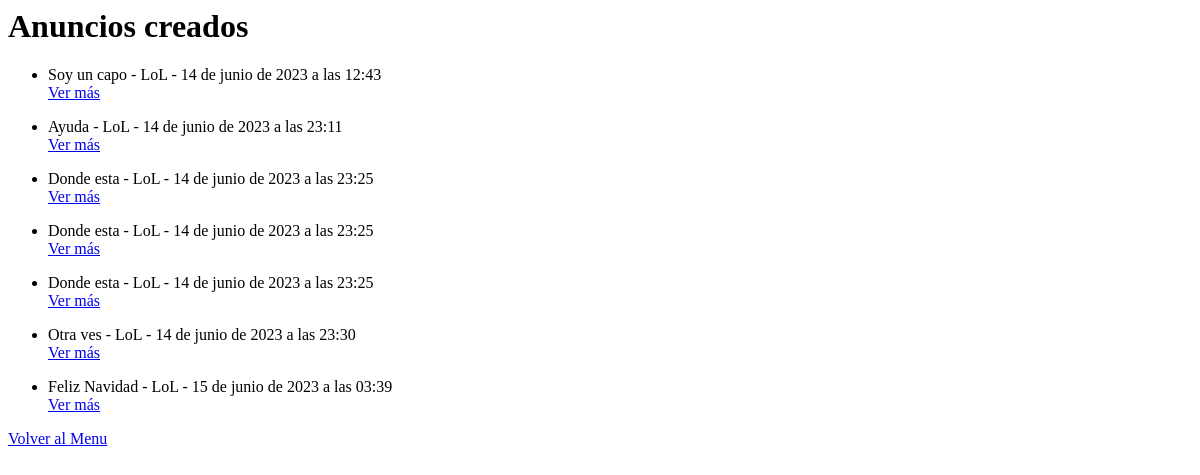
Before: /post/lista-anuncios/ with the older database file.
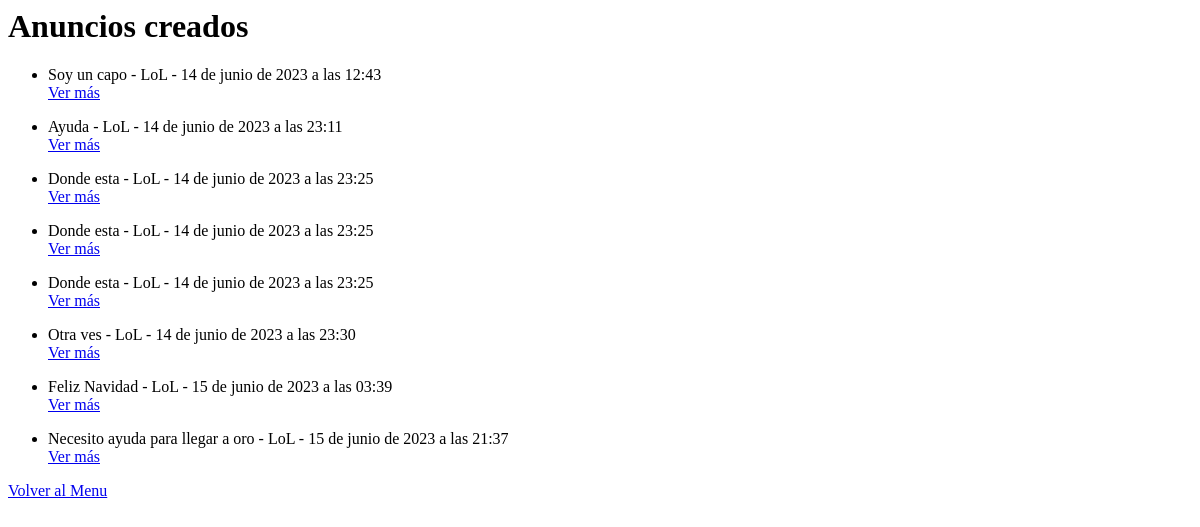
After: the same page with the newer database file.
### apps/post/models.py (models this page shows, shortened)
class Post(models.Model):
    titulo = models.CharField(max_length=50, blank=False)
    juego = models.ForeignKey('post.NombreJuego', null=False, on_delete=models.CASCADE)
    rango = models.CharField(max_length=15, null=True)
    cuenta_del_juego = models.CharField(max_length=50, blank=False, default='Ingrese su usuario del juego')
    contenido = models.TextField(max_length=200, default='Detalles sobre su peticion')
    fecha_de_publicacion = (models.DateTimeField(auto_now_add=True))

class NombreJuego(models.Model):
    nombre = models.CharField(max_length=20, unique=True, verbose_name='Juegos')
    def __str__(self):
        return self.nombre

### apps/post/views.py (the view)
# urls.py: path('lista-anuncios/', views.AnuncioLista.as_view(), name='lista-anuncios'),
class AnuncioLista(ListView):
    model = models.Post
    template_name = "post/lista-anuncios.html"
    context_object_name = "lista_anuncios"

### apps/post/templates/post/lista-anuncios.html
{% block contenido %}
    <h1>Anuncios creados</h1>
    {% for anuncio in lista_anuncios %}
    <ul>
        <li>  {{ anuncio.titulo }} - {{ anuncio.juego }} - {{ anuncio.fecha_de_publicacion }} </li>
        <a href="{% url 'post:detalle-anuncio' anuncio.id %}">Ver más</a>
    </ul>
    {% endfor %}
    <a href="{% url 'post:index' %}">Volver al Menu</a>
{% endblock contenido %}

Changed rows visible on the page:
added Post: titulo "Necesito ayuda para llegar a oro", juego "LoL", fecha_de_publicacion "15 de junio de 2023 a las 21:37"
